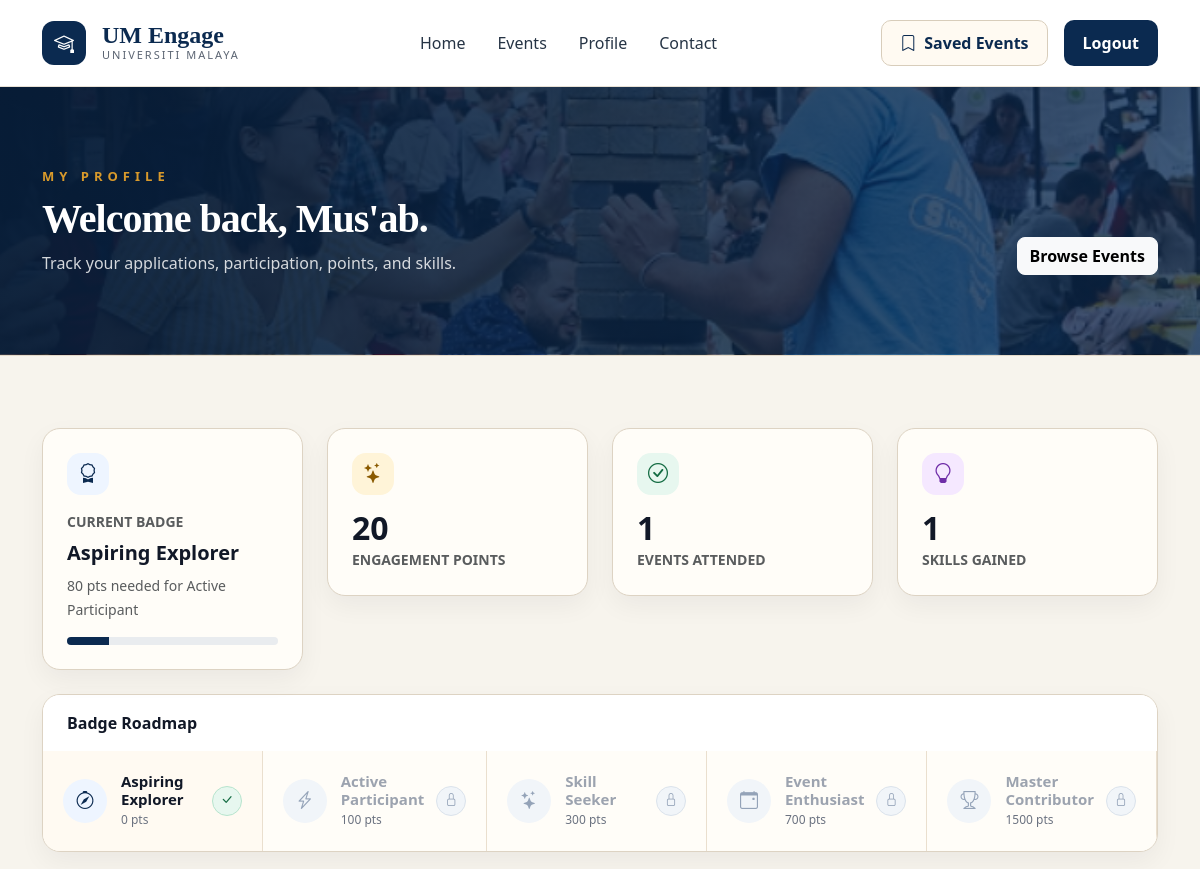
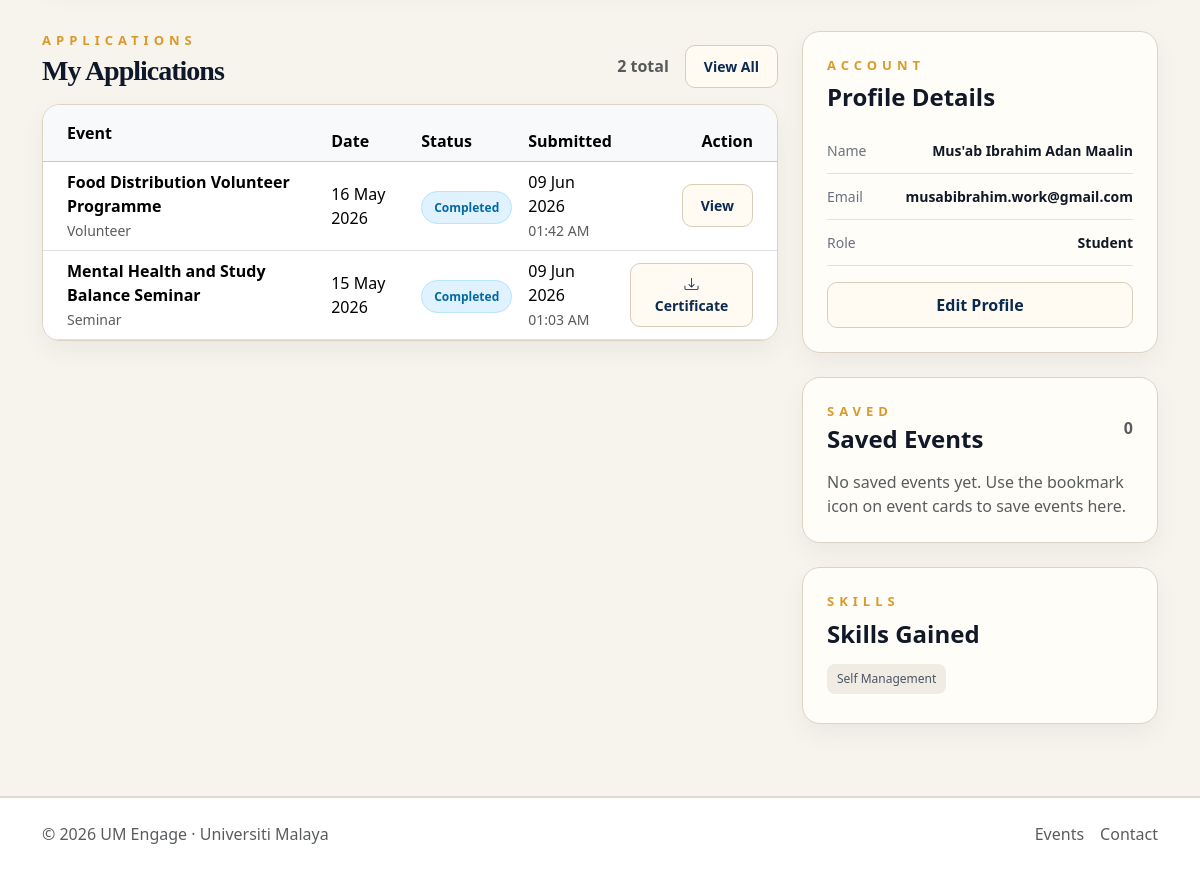
Page /accounts/profile/ (signed in) on the earlier database version (2 pictures, top to bottom).
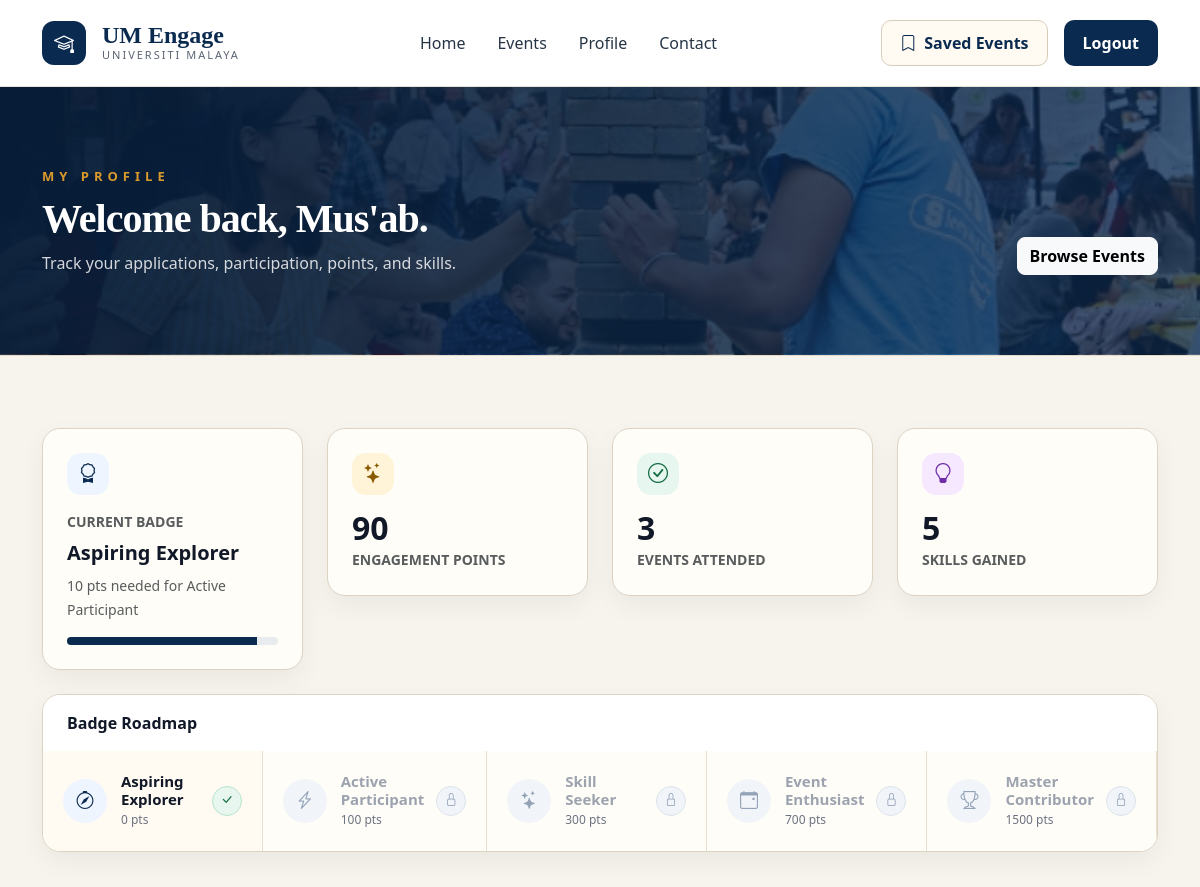
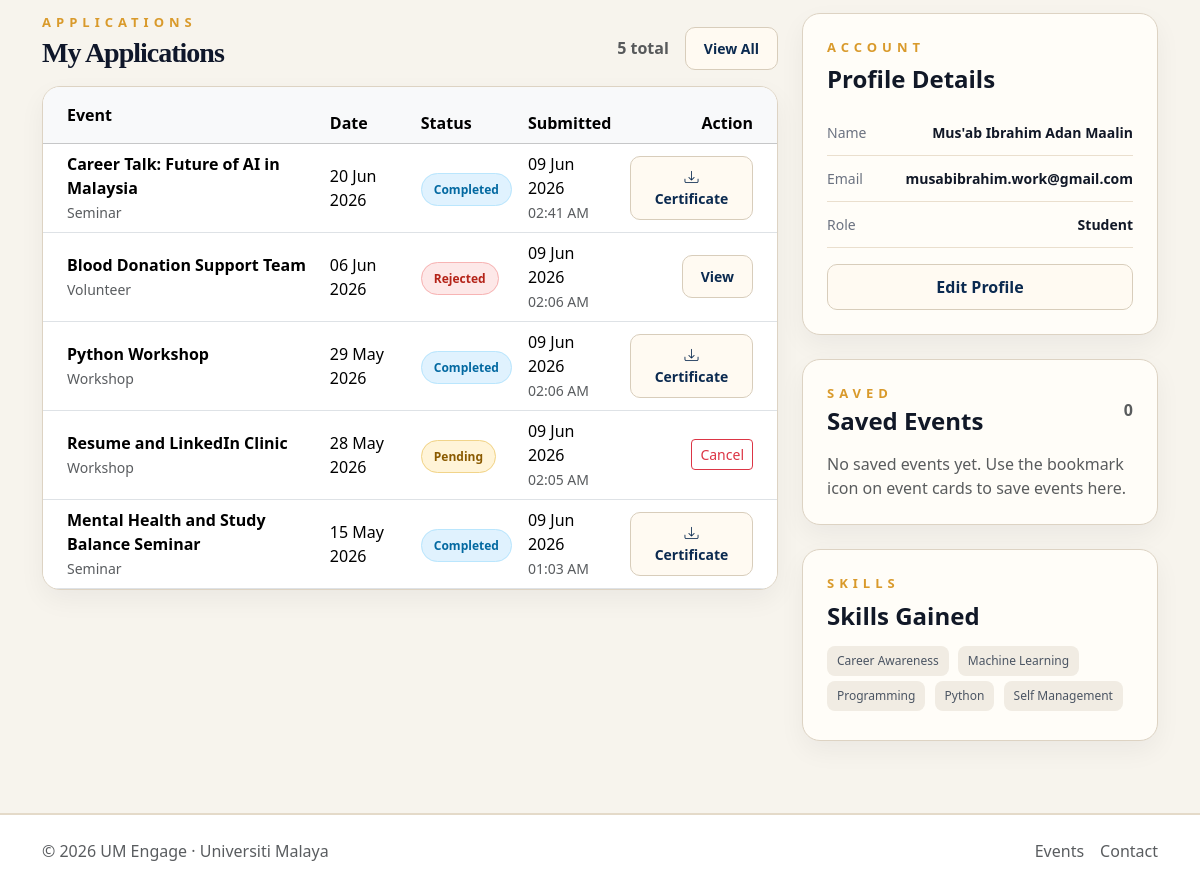
Same page on the later database version (2 pictures, top to bottom).
### core/models.py (models this page shows, shortened)
class Application(models.Model):
    APP_STATUS_CHOICES = [
        ('Pending', 'Pending'),
        ('Approved', 'Approved'),
        ('Completed', 'Completed'),
        ('Rejected', 'Rejected'),
    ]
    application_event = models.ForeignKey(Event, on_delete=models.CASCADE, related_name='applications')
    application_applicant = models.ForeignKey(User, on_delete=models.CASCADE, related_name='submitted_applications')
    event_ID = models.ForeignKey('Event', on_delete=models.CASCADE, null=True, blank=True)
    application_status = models.CharField(
        max_length=20,
        choices=APP_STATUS_CHOICES,
        default='Pending'
    )
    application_statement = models.TextField(blank=True, null=True)
    application_applied_on = models.DateTimeField(auto_now_add=True)
    attended = models.BooleanField(default=False)
    certificate = models.FileField(upload_to='certificates/', blank=True, null=True)

class Event(models.Model):
    APPROVAL_CHOICES = [
        ('Pending', 'Pending'),
        ('Approved', 'Approved'),
        ('Rejected', 'Rejected'),
    ]
    event_organizer = models.ForeignKey(User, on_delete=models.CASCADE, related_name='events')
    event_title = models.CharField(max_length=200)
    event_description = models.TextField()
    event_date = models.DateField()
    event_location = models.CharField(max_length=255)
    event_approval_status = models.CharField(
        max_length=20,
        choices=APPROVAL_CHOICES,
        default='Pending'
    )
    event_created_at = models.DateTimeField(auto_now_add=True)
    event_image = models.ImageField(upload_to='event_images/', blank=True, null=True)
    points_awarded = models.IntegerField(default=0)
    skill_tags = models.ManyToManyField('core.SkillTag', blank=True, related_name='events')
    event_capacity = models.PositiveIntegerField(
        default=0,
        help_text="Maximum number of attendees allowed"
    )
    event_category = models.CharField(max_length=100, default='General')
    @property
    def skill_list(self):
        if not self.skill_tags:
            return []
        if hasattr(self.skill_tags, 'all'):
            return [tag.name for tag in self.skill_tags.all()]
        return [skill.strip() for skill in self.skill_tags.split(',') if skill.strip()]

class SkillTag(models.Model):
    name = models.CharField(max_length=100, unique=True)
    class Meta:
        ordering = ['name']

### accounts/views.py (the view)
# urls.py: path('profile/', views.profile_view, name='profile'),
@login_required
@never_cache
def profile_view(request):
    if request.user.is_staff or request.user.is_superuser:
        return redirect('admin_dashboard')
    profile, created = UserProfile.objects.get_or_create(
        user=request.user,
        defaults={
            'role': 'Student',
            'student_staff_id': ''
        }
    )
    applications = Application.objects.filter(
        application_applicant=request.user
    ).select_related(
        'application_event',
        'event_ID'
    ).order_by('-application_applied_on')
    total_applications = applications.count()
    pending_applications = applications.filter(application_status='Pending').count()
    approved_applications = applications.filter(application_status='Approved').count()
    rejected_applications = applications.filter(application_status='Rejected').count()
    attended_applications = applications.filter(attended=True)
    total_points = 0
    gained_skills = set()
    for app in attended_applications:
        event = app.application_event or app.event_ID
        if event:
            total_points += event.points_awarded or 0
            for skill in event.skill_list:
                gained_skills.add(skill)
    attended_count = attended_applications.count()
    gained_skills = sorted(gained_skills)
    milestones = [
    {'title': 'Aspiring Explorer', 'points': 0, 'icon': 'bi-compass'},
    {'title': 'Active Participant', 'points': 100, 'icon': 'bi-lightning-charge'},
    {'title': 'Skill Seeker', 'points': 300, 'icon': 'bi-stars'},
    {'title': 'Event Enthusiast', 'points': 700, 'icon': 'bi-calendar-event'},
    {'title': 'Master Contributor', 'points': 1500, 'icon': 'bi-trophy'},
    ]
    current_milestone = milestones[0]
    next_milestone = None
    for milestone in milestones:
        if total_points >= milestone['points']:
            current_milestone = milestone
        elif total_points < milestone['points'] and next_milestone is None:
            next_milestone = milestone
    if next_milestone:
        points_needed = next_milestone['points'] - total_points
        progress_percent = int((total_points / next_milestone['points']) * 100)
    else:
        points_needed = 0
        progress_percent = 100
    saved_events = SavedEvent.objects.filter(
    student=request.user,
    event__event_approval_status='Approved'
    ).select_related('event')[:4]
    saved_events_count = SavedEvent.objects.filter(
        student=request.user,
        event__event_approval_status='Approved'
    ).count()
    context = {
        'profile': profile,
        'applications': applications[:5],
        'total_applications': total_applications,
        'pending_applications': pending_applications,
        'approved_applications': approved_applications,
        'rejected_applications': rejected_applications,
        'attended_count': attended_count,
        'total_points': total_points,
        'gained_skills': gained_skills,
        'milestones': milestones,
        'current_milestone': current_milestone,
        'next_milestone': next_milestone,
        'points_needed': points_needed,
        'progress_percent': progress_percent,
        'saved_events': saved_events,
        'saved_events_count': saved_events_count,
    }
    return render(request, 'accounts/profile.html', context)

### accounts/templates/accounts/profile.html (shortened to what the changed rows need)
{% extends "event_discovery/public_base.html" %}
{% load static %}
{% block content %}
<section class="profile-hero">
    <div class="container">
        <div class="d-flex flex-column flex-md-row justify-content-between align-items-md-end gap-3">
            <div>
                <h1 class="display-title text-white mb-2">
                    Welcome back, {{ request.user.first_name|default:request.user.username }}.
                </h1>
            </div>
        </div>
    </div>
</section>
<section class="section-soft py-5">
    <div class="container py-4">
        <div class="row g-4 mb-4">
            <div class="col-md-6 col-xl-3">
                <div class="profile-card p-4">
                    <div class="profile-icon">
                        <i class="bi bi-award"></i>
                    </div>
                    <small class="text-muted fw-bold">CURRENT BADGE</small>
                    <h5 class="fw-bold mt-2 mb-2">{{ current_milestone.title }}</h5>
                    {% if next_milestone %}
                        <small class="text-muted">
                            {{ points_needed }} pts needed for {{ next_milestone.title }}
                        </small>
                    {% else %}
                        <small class="text-muted">Maximum milestone reached</small>
                    {% endif %}
                    <div class="progress mt-3" style="height: 8px;">
                        <div class="progress-bar" style="width: {{ progress_percent }}%;"></div>
                    </div>
                </div>
            </div>
            <div class="col-md-6 col-xl-3">
                <div class="profile-card p-4">
                    <div class="profile-icon gold">
                        <i class="bi bi-stars"></i>
                    </div>
                    <h2 class="fw-bold mb-0">{{ total_points }}</h2>
                    <small class="text-muted fw-bold">ENGAGEMENT POINTS</small>
                </div>
            </div>
            <div class="col-md-6 col-xl-3">
                <div class="profile-card p-4">
                    <div class="profile-icon green">
                        <i class="bi bi-check-circle"></i>
                    </div>
                    <h2 class="fw-bold mb-0">{{ attended_count }}</h2>
                    <small class="text-muted fw-bold">EVENTS ATTENDED</small>
                </div>
            </div>
            <div class="col-md-6 col-xl-3">
                <div class="profile-card p-4">
                    <div class="profile-icon purple">
                        <i class="bi bi-lightbulb"></i>
                    </div>
                    <h2 class="fw-bold mb-0">{{ gained_skills|length }}</h2>
                    <small class="text-muted fw-bold">SKILLS GAINED</small>
                </div>
            </div>
        </div>
        <div class="profile-card mb-5">
    <div class="row g-0">
        {% for milestone in milestones %}
        <div class="col-md">
            <div class="milestone-box {% if total_points >= milestone.points %}active{% endif %}">
                <div class="milestone-main">
                    <div class="milestone-icon-circle">
                        <i class="bi {{ milestone.icon }}"></i>
                    </div>
                    <div class="milestone-content">
                        <strong>{{ milestone.title }}</strong>
                        <small>{{ milestone.points }} pts</small>
                    </div>
                </div>
                <div class="milestone-status">
                    {% if total_points >= milestone.points %}
                        <span class="milestone-status-badge unlocked">
                            <i class="bi bi-check-lg"></i>
                        </span>
                    {% else %}
                        <span class="milestone-status-badge locked">
                            <i class="bi bi-lock"></i>
                        </span>
                    {% endif %}
                </div>
            </div>
        </div>
        {% endfor %}
    </div>
</div>
        <div class="row g-4">
            <div class="col-lg-8">
                <div class="d-flex justify-content-between align-items-end mb-3">
                    <div class="d-flex align-items-center gap-3">
                        <span class="text-muted fw-semibold">{{ total_applications }} total</span>
                        <a href="{% url 'event_applications:my_applications' %}"
                        class="btn btn-sm btn-outline-um">
                            View All
                        </a>
                    </div>
                </div>
                <div class="profile-card">
                    <div class="table-responsive">
                        <table class="table align-middle mb-0">
                            <thead class="table-light">
                            <tr>
                                <th class="ps-4 py-3">Event</th>
                                <th>Date</th>
                                <th>Status</th>
                                <th>Submitted</th>
                                <th class="text-end pe-4">Action</th>
                            </tr>
                            </thead>
                            <tbody>
                            {% for app in applications %}
                                {% if app.application_event %}
                                    {% with event=app.application_event %}
                                        {% include "accounts/profile_application_row.html" %}
                                    {% endwith %}
                                {% elif app.event_ID %}
                                    {% with event=app.event_ID %}
                                        {% include "accounts/profile_application_row.html" %}
                                    {% endwith %}
                                {% endif %}
                            {% endfor %}
                            </tbody>
                        </table>
                    </div>
                </div>
            </div>
            <div class="col-lg-4">
                <div class="profile-card p-4">
                    <div class="eyebrow mb-2">Skills</div>
                    <h4 class="fw-bold mb-3">Skills Gained</h4>
                    {% if gained_skills %}
                        {% for skill in gained_skills %}
                            <span class="skill-pill">{{ skill }}</span>
                        {% endfor %}
                    {% else %}
                        <p class="text-muted mb-0">
                            Attend approved events to start earning verified skill tags.
                        </p>
                    {% endif %}
                </div>
            </div>
        </div>
    </div>
</section>
{% endblock %}

### accounts/templates/accounts/profile_application_row.html (shortened to what this page needs)
<tr>
    <td class="ps-4">
        <div class="fw-bold">{{ event.event_title }}</div>
        <small class="text-muted">{{ event.event_category }}</small>
    </td>
    <td>
        {{ event.event_date|date:"d M Y" }}
    </td>
    <td>
        {% if app.application_status == 'Pending' %}
            <span class="status-pill status-pending">Pending</span>
        {% elif app.application_status == 'Approved' %}
            <span class="status-pill status-approved">Approved</span>
        {% elif app.application_status == 'Completed' %}
            <span class="status-pill status-completed">Completed</span>
        {% else %}
            <span class="status-pill status-rejected">Rejected</span>
        {% endif %}
    </td>
    <td>
        <div>{{ app.application_applied_on|date:"d M Y" }}</div>
        <small class="text-muted">{{ app.application_applied_on|time:"h:i A" }}</small>
    </td>
    <td class="text-end pe-4">
        {% if app.application_status == 'Pending' %}
            <form method="POST" action="{% url 'event_applications:cancel_application' app.id %}" style="display:inline">
                <button type="submit" class="btn btn-sm btn-outline-danger">Cancel</button>
            </form>
        {% elif app.attended and app.certificate %}
            <a href="{% url 'accounts:download_certificate' app.id %}" class="btn btn-sm btn-outline-um">
                <i class="bi bi-download"></i> Certificate
            </a>
        {% else %}
            <a href="{% url 'event_discovery:event_detail' event.id %}" class="btn btn-sm btn-outline-um">
                View
            </a>
        {% endif %}
    </td>
</tr>

Differences in the rows shown:
removed Application: application_event.event_title "Food Distribution Volunteer Programme", application_event.event_category "Volunteer", application_event.event_date "16 May 2026", application_status "Completed", application_applied_on "09 Jun 2026", application_applied_on "01:42 AM"
added Application: application_event.event_title "Career Talk: Future of AI in Malaysia", application_event.event_category "Seminar", application_event.event_date "20 Jun 2026", application_status "Completed", application_applied_on "09 Jun 2026", application_applied_on "02:41 AM"
added Application: application_event.event_title "Blood Donation Support Team", application_event.event_category "Volunteer", application_event.event_date "06 Jun 2026", application_status "Rejected", application_applied_on "09 Jun 2026", application_applied_on "02:06 AM"
added Application: application_event.event_title "Python Workshop", application_event.event_category "Workshop", application_event.event_date "29 May 2026", application_status "Completed", application_applied_on "09 Jun 2026", application_applied_on "02:06 AM"
added Application: application_event.event_title "Resume and LinkedIn Clinic", application_event.event_category "Workshop", application_event.event_date "28 May 2026", application_status "Pending", application_applied_on "09 Jun 2026", application_applied_on "02:05 AM"
now on this page (row unchanged): SkillTag: gained_skills "Career Awareness"
now on this page (row unchanged): SkillTag: gained_skills "Machine Learning"
now on this page (row unchanged): SkillTag: gained_skills "Programming"
now on this page (row unchanged): SkillTag: gained_skills "Python"
Other differences:
{{ points_needed }}: "80" → "10"
{{ progress_percent }}: 20 → 90 (drawn)
{{ total_points }}: "20" → "90"
{{ attended_count }}: "1" → "3"
{{ gained_skills|length }}: "1" → "5"
{{ total_applications }}: "2" → "5"
